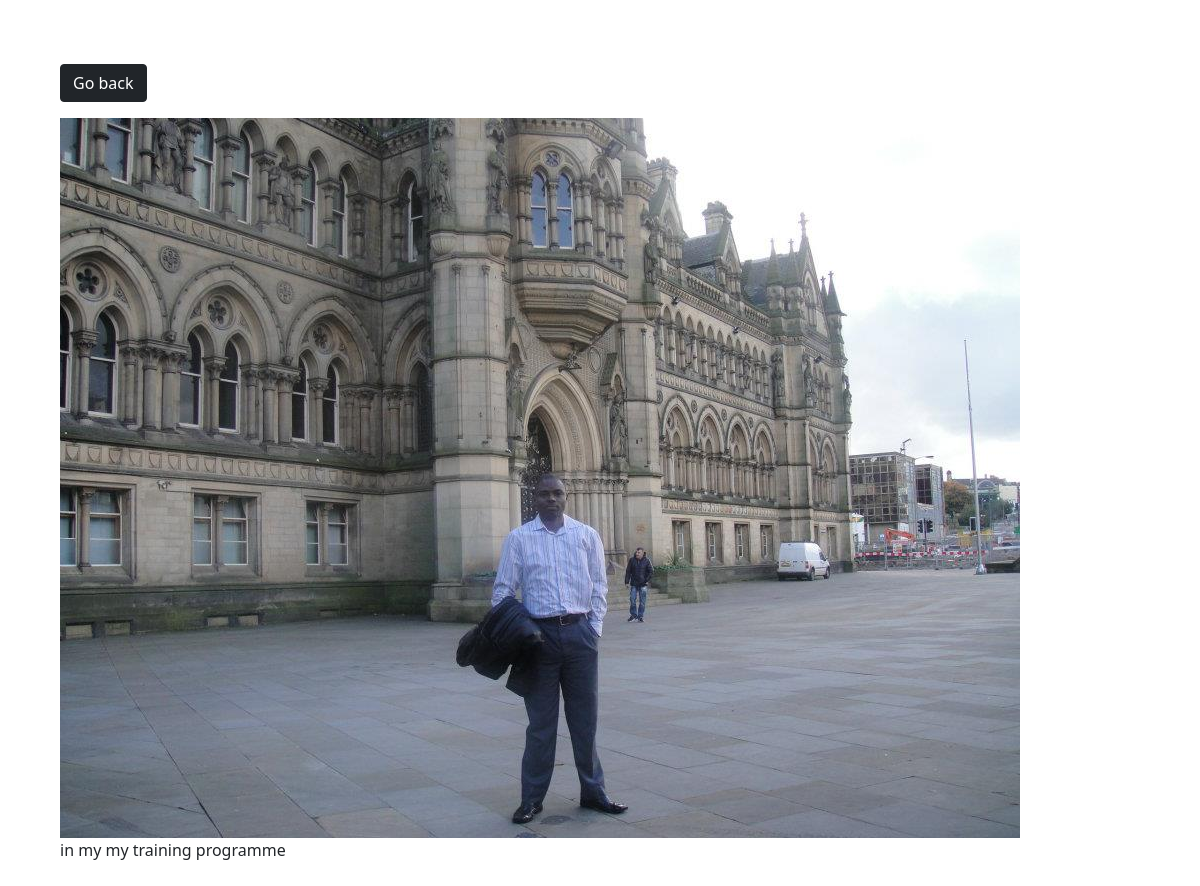
The page /pix/3/ on the database its author committed.
### pix/models.py (models this page shows, shortened)
class Pix(models.Model):
    category = models.ForeignKey(Category,on_delete=models.SET_NULL,null=True,blank=True)
    image = models.ImageField(null=False,blank=False)
    description = models.TextField()

### pix/views.py (the view)
# urls.py: path('pix/<str:pk>/',views.viewPix,name='pix'),
def viewPix(request,pk):
    pix = Pix.objects.get(id=pk)
    return render(request,'pix/pix.html',{'pix':pix})

### pix/templates/pix/pix.html (shortened to what this page needs)
<!DOCTYPE html>
<html lang="en">
<head>
    <link href="https://cdn.jsdelivr.net/npm/bootstrap@5.0.0-beta1/dist/css/bootstrap.min.css" rel="stylesheet">
</head>
<body class="m-5">
    <div class="container">
        <div class="row justify-content-center">
            <div class="col">
                <a href="{% url 'gallery' %}" class="btn btn-dark my-3">Go back</a>
                <div style="height: 90vh;">
                    <img style="max-width:100% ;max-height:100%" src="{{pix.image.url}}" alt="">
                    <p>{{pix.description}}</p>
                </div>
            </div>
        </div>
    </div>
</body>
</html>

### rows shown on the page
Pix: image (picture), description "in my my training programme"
